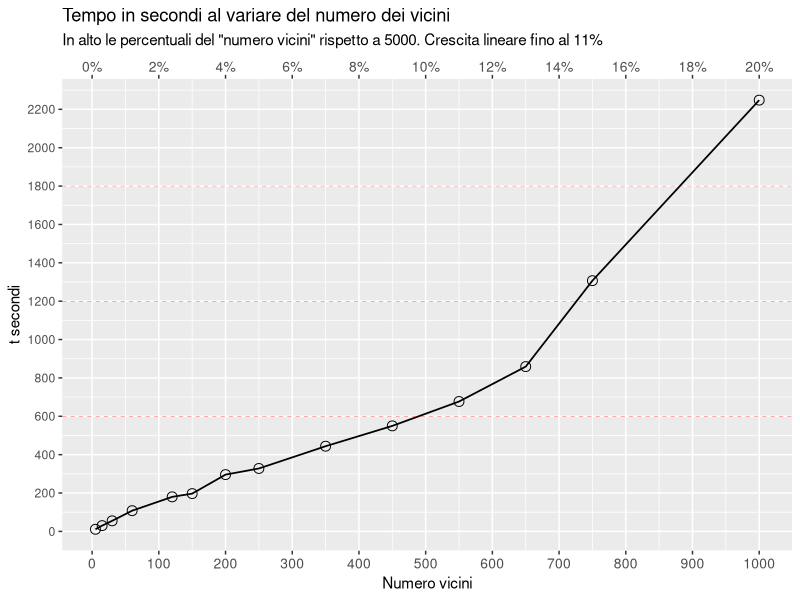
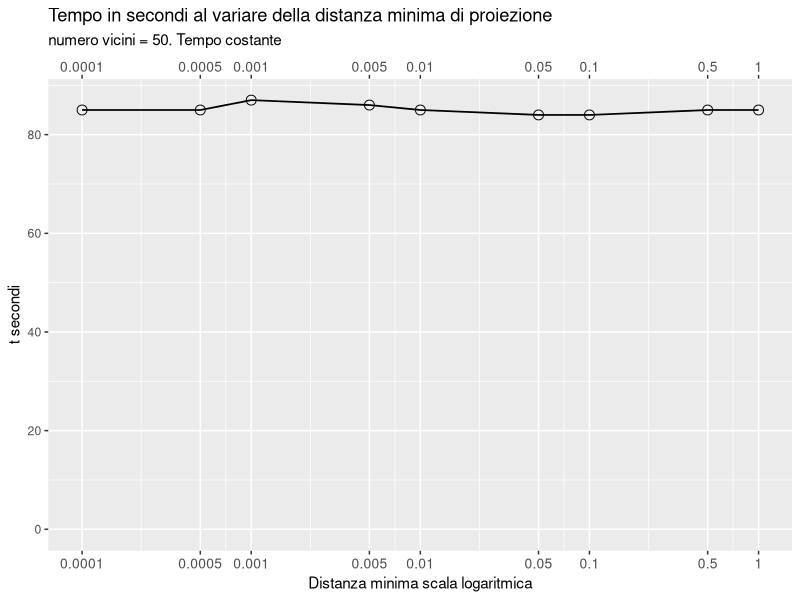

Here is the R script that generated these plots, in order:
# Considerato lo script "2024-05-19 creo 5 campioni.R"
# Tenendo costante min_dist = 0.5, 
# vario il numero dei vicini e prendo nota del tempo in secondi 
dataset_test_numero_vicini <- data.frame(
  numero_vicini = c(5, 15, 30, 60, 120, 150, 200, 250, 350, 450, 550, 650, 750, 1000),
  velocita_secondi = c(11, 30, 55, 108, 180, 197, 296, 328, 444, 550, 677, 859, 1307, 2248)
)

# Aggiungere la percentuale
dataset_test_numero_vicini$percentuale <- dataset_test_numero_vicini$numero_vicini * 100 / 5000
dataset_test_numero_vicini$percentuale <- paste0(dataset_test_numero_vicini$percentuale, "%")

#dataset_test_numero_vicini$numero_vicini <- factor(dataset_test_numero_vicini$numero_vicini)

library(ggplot2)

# Creare il grafico a linee
ggplot(dataset_test_numero_vicini, aes(x = numero_vicini, y = velocita_secondi, group = 1)) +
  geom_line(size = 0.6) +
  geom_point(shape = 1, colour = "black", size = 3) +
  geom_hline(yintercept = c(600, 1200, 1800), color = c("red", "blue", "red"), linetype = "dashed", size = 0.1) +
  scale_x_continuous(breaks = seq(0, max(dataset_test_numero_vicini$numero_vicini), by = 100), 
                     sec.axis = sec_axis(~ ., breaks = seq(0, max(dataset_test_numero_vicini$numero_vicini), by = 100), 
                                         labels = c("0%", "2%", "4%", "6%", "8%", "10%", "12%", "14%", "16%", "18%", "20%"))) + 
  scale_y_continuous(breaks = seq(0, max(dataset_test_numero_vicini$velocita_secondi), by = 200)) +
  labs(x = "Numero vicini", y = "t secondi") +
  ggtitle(paste("Tempo in secondi al variare del numero dei vicini")) +
  labs(subtitle='In alto le percentuali del "numero vicini" rispetto a 5000. Crescita lineare fino al 11%') +  
  theme(axis.text.x = element_text(size = 10))

# Tenendo costante il numero vicini = 50, 
# vario la distanza minima e prendo nota del tempo in secondi 
dataset_test_distanza_minima <- data.frame(
  distanza_minima = c(0.0001, 0.0005, 0.001, 0.005, 0.01, 0.05, 0.1, 0.5, 1),
  velocita_secondi = c(85, 85, 87, 86, 85, 84, 84, 85, 85)
)


# Creare il grafico a linee
ggplot(dataset_test_distanza_minima, aes(x = distanza_minima, y = velocita_secondi, group = 1)) +
  geom_line(size = 0.6) +
  geom_point(shape = 1, colour = "black", size = 3) +
  #geom_hline(yintercept = c(600, 1200, 1800), color = c("red", "blue", "red"), linetype = "dashed", size = 0.1) +
  scale_x_continuous(trans = 'log10', breaks = c(0.0001, 0.0005, 0.001, 0.005, 0.01, 0.05, 0.1, 0.5, 1), 
                    labels = c("0.0001", "0.0005", "0.001", "0.005", "0.01", "0.05", "0.1", "0.5", "1"),
                    sec.axis = sec_axis(~ ., breaks = c(0.0001, 0.0005, 0.001, 0.005, 0.01, 0.05, 0.1, 0.5, 1), 
                                         labels = c("0.0001", "0.0005", "0.001", "0.005", "0.01", "0.05", "0.1", "0.5", "1"))) + 
  scale_y_continuous(limits = c(0, NA), breaks = seq(0, 100, by = 20)) +
  labs(x = "Distanza minima scala logaritmica", y = "t secondi") +
  ggtitle(paste("Tempo in secondi al variare della distanza minima di proiezione")) +
  labs(subtitle='numero vicini = 50. Tempo costante') +  
  theme(axis.text.x = element_text(size = 10))



